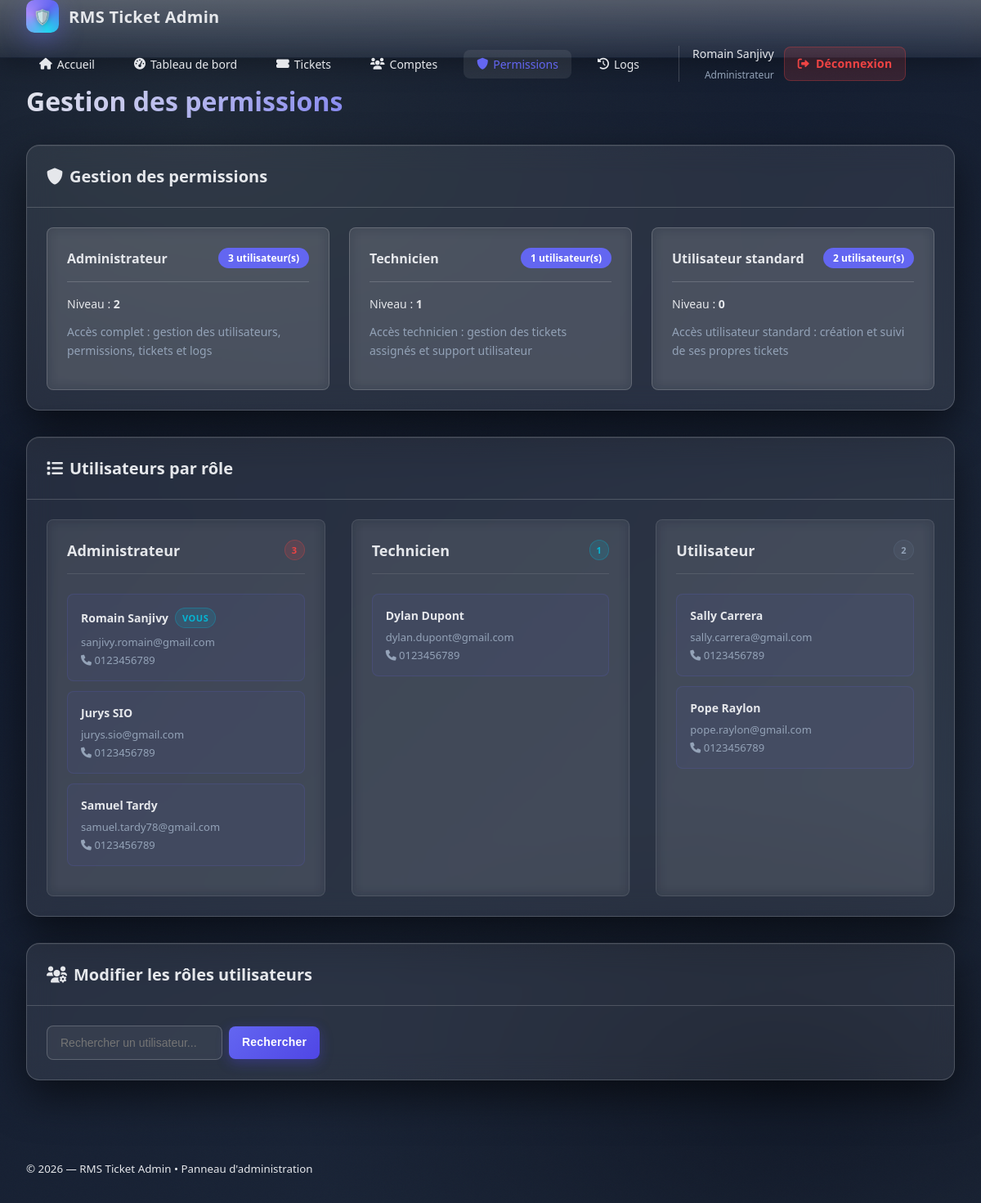
Page /AdminPanel/adminpanel.php?action=permissions (signed in) on the committed database.
### tables this page shows
CREATE TABLE `users` (
  `id` int(10) UNSIGNED NOT NULL,
  `username` varchar(50) NOT NULL,
  `nom` varchar(100) NOT NULL,
  `prenom` varchar(100) NOT NULL,
  `email` varchar(255) NOT NULL,
  `password_hash` varchar(255) NOT NULL,
  `numero_telephone` varchar(20) DEFAULT NULL,
  `droit` tinyint(1) NOT NULL DEFAULT 0,
  `created_at` timestamp NOT NULL DEFAULT current_timestamp()
);

### AdminPanel/adminpanel.php (the view, shortened to what this page needs)
<?php
function getConnection() {
    static $mysqli = null;
    if ($mysqli === null) {
        try {
            $mysqli = new mysqli(DB_HOST, DB_USER, DB_PASS, DB_NAME);
            $mysqli->set_charset(DB_CHARSET);
        } catch (Exception $e) {
            http_response_code(500);
            die('Erreur de connexion à la base de données.');
        }
    }
    return $mysqli;
}
function e(string $s): string {
    return htmlspecialchars($s, ENT_QUOTES | ENT_SUBSTITUTE, 'UTF-8');
}
function current_user(): ?array {
    $conn = getConnection();
    $stmt = $conn->prepare('SELECT * FROM users WHERE id = ?');
    $stmt->bind_param('i', $_SESSION['user_id']);
    $stmt->execute();
    $result = $stmt->get_result();
    return $result->fetch_assoc() ?: null;
}
function require_admin(): void {
    $user = current_user();
}
$action = $_GET['action'] ?? 'dashboard';
require_admin();
switch ($action) {
    case 'permissions':
        $roles = permissions_list();
        $users_by_role = users_by_role();
        page_layout('Gestion des permissions', permissions_view($roles, $users_by_role));
        break;
}
function permissions_list(): array {
    $conn = getConnection();
    return $conn->query("
        SELECT
            droit,
            COUNT(*) as user_count,
            CASE
                WHEN droit = 0 THEN 'Utilisateur standard'
                WHEN droit = 1 THEN 'Technicien'
                WHEN droit = 2 THEN 'Administrateur'
                ELSE 'Rôle personnalisé'
            END as role_name
        FROM users
        GROUP BY droit
        ORDER BY droit DESC
    ")->fetch_all(MYSQLI_ASSOC);
}
function users_by_role(): array {
    $conn = getConnection();
    $roles = [
        2 => 'Administrateur',
        1 => 'Technicien',
        0 => 'Utilisateur'
    ];
    $result = [];
    foreach ($roles as $droit => $role_name) {
        $stmt = $conn->prepare("SELECT * FROM users WHERE droit = ? ORDER BY nom, prenom");
        $stmt->bind_param('i', $droit);
        $stmt->execute();
        $users = $stmt->get_result()->fetch_all(MYSQLI_ASSOC);
        $result[$droit] = [
            'name' => $role_name,
            'users' => $users,
            'count' => count($users)
        ];
    }
    return $result;
}
function page_layout(string $title, string $content, array $opts = []): void {
    $current_user = current_user();
    $current_action = $_GET['action'] ?? 'dashboard';
?>
<!doctype html>
<html lang="fr">
<head>
    <link rel="stylesheet" href="adminpanel.css">
    <link href="https://cdnjs.cloudflare.com/ajax/libs/font-awesome/6.0.0/css/all.min.css" rel="stylesheet">
</head>
<body>
    <div class="noise"></div>
    <?php if (!($opts['hide_nav'] ?? false)): ?>
    <nav class="navbar">
        <div class="nav-container">
            <a href="../HomePage/index.php" class="nav-brand" style="text-decoration: none; color: inherit;">
                <div class="brand-logo">
                    <span>🛡️</span>
                </div>
                <div class="brand-text"><?= e(APP_NAME) ?></div>
            </a>
            <div class="nav-menu">
                <a href="../HomePage/index.php" class="nav-link">
                    <i class="fas fa-home"></i> Accueil
                </a>
                <a href="?action=dashboard" class="nav-link <?= $current_action === 'dashboard' ? 'active' : '' ?>">
                    <i class="fas fa-tachometer-alt"></i> Tableau de bord
                </a>
                <a href="?action=tickets" class="nav-link <?= $current_action === 'tickets' ? 'active' : '' ?>">
                    <i class="fas fa-ticket-alt"></i> Tickets
                </a>
                <a href="?action=users" class="nav-link <?= $current_action === 'users' ? 'active' : '' ?>">
                    <i class="fas fa-users"></i> Comptes
                </a>
                <?php if ($current_user['droit'] >= 2): ?>
                <a href="?action=permissions" class="nav-link <?= $current_action === 'permissions' ? 'active' : '' ?>">
                    <i class="fas fa-shield-alt"></i> Permissions
                </a>
                <?php endif; ?>
                <a href="?action=logs" class="nav-link <?= $current_action === 'logs' ? 'active' : '' ?>">
                    <i class="fas fa-history"></i> Logs
                </a>
                <div class="nav-user">
                    <div class="user-info">
                        <span class="user-name"><?= e($current_user['prenom'] . ' ' . $current_user['nom']) ?></span>
                        <span class="user-role">
                            <?php
                            switch($current_user['droit']) {
                                case 2: echo 'Administrateur'; break;
                            }
                            ?>
                        </span>
                    </div>
                    <a href="?action=logout" class="btn btn-logout">
                        <i class="fas fa-sign-out-alt"></i> Déconnexion
                    </a>
                </div>
            </div>
        </div>
  </nav>
<?php endif; ?>
    <main class="main-content">
<div class="container">
            <div class="page-header">
                <h1><?= e($title) ?></h1>
            </div>
  <?= $content ?>
</div>
    </main>
    <footer class="footer">
        <div class="container">
            <small>© <?= date('Y') ?> — <?= e(APP_NAME) ?> • Panneau d'administration</small>
        </div>
</footer>
</body>
</html>
<?php }
?>
<?php
function permissions_view($roles, $users_by_role = []): string {
?>
    <div class="card">
        <div class="card-header">
            <h3><i class="fas fa-shield-alt"></i> Gestion des permissions</h3>
        </div>
        <div class="card-content">
            <div class="permissions-grid">
                <?php foreach ($roles as $role): ?>
                <div class="permission-card">
                    <div class="permission-header">
                        <h4><?= e($role['role_name']) ?></h4>
                        <span class="user-count"><?= $role['user_count'] ?> utilisateur(s)</span>
                    </div>
                    <div class="permission-content">
                        <div class="permission-level">
                            Niveau : <strong><?= $role['droit'] ?></strong>
                        </div>
                        <div class="permission-description">
                            <?php
                            switch($role['droit']) {
                                case 2:
                                    echo "Accès complet : gestion des utilisateurs, permissions, tickets et logs";
                                    break;
                                case 1:
                                    echo "Accès technicien : gestion des tickets assignés et support utilisateur";
                                    break;
                                default:
                                    echo "Accès utilisateur standard : création et suivi de ses propres tickets";
                                    break;
                            }
                            ?>
                        </div>
                    </div>
                </div>
                <?php endforeach; ?>
            </div>
        </div>
    </div>
    <div class="card">
        <div class="card-header">
            <h3><i class="fas fa-list"></i> Utilisateurs par rôle</h3>
        </div>
        <div class="card-content">
            <div class="roles-users-grid">
                <?php foreach ($users_by_role as $droit => $role_data): ?>
                <div class="role-users-card">
                    <div class="role-users-header">
                        <h4><?= e($role_data['name']) ?></h4>
                        <span class="badge role-<?= $droit ?>"><?= $role_data['count'] ?></span>
                    </div>
                    <div class="role-users-content">
                        <?php if (empty($role_data['users'])): ?>
                            <p class="empty-state">Aucun utilisateur</p>
                        <?php else: ?>
                            <ul class="users-list">
                                <?php foreach ($role_data['users'] as $user): ?>
                                <li class="user-item">
                                    <div class="user-name">
                                        <strong><?= e($user['prenom'] . ' ' . $user['nom']) ?></strong>
                                        <?php if ($user['id'] == $_SESSION['user_id']): ?>
                                            <span class="badge badge-info">Vous</span>
                                        <?php endif; ?>
                                    </div>
                                    <div class="user-email"><?= e($user['email']) ?></div>
                                    <?php if ($user['numero_telephone']): ?>
                                    <div class="user-phone"><i class="fas fa-phone"></i> <?= e($user['numero_telephone']) ?></div>
                                    <?php endif; ?>
                                </li>
                                <?php endforeach; ?>
                            </ul>
                        <?php endif; ?>
                    </div>
                </div>
                <?php endforeach; ?>
            </div>
        </div>
    </div>
    <div class="card">
        <div class="card-header">
            <h3><i class="fas fa-users-cog"></i> Modifier les rôles utilisateurs</h3>
        </div>
        <div class="card-content">
            <form method="GET" class="search-form">
                <div class="search-group">
                    <input type="text" name="user_search" placeholder="Rechercher un utilisateur..." class="input">
                    <button type="submit" class="btn btn-primary">Rechercher</button>
                </div>
            </form>
        </div>
    </div>
<?php
    return ob_get_clean();
}
?>

### rows in the picture
users: prenom+nom "Romain Sanjivy", shows "VOUS", email "sanjivy.romain@gmail.com", numero_telephone "0123456789"
users: prenom+nom "Jurys SIO", email "jurys.sio@gmail.com", numero_telephone "0123456789"
users: prenom+nom "Samuel Tardy", email "samuel.tardy78@gmail.com", numero_telephone "0123456789"
users: prenom+nom "Dylan Dupont", email "dylan.dupont@gmail.com", numero_telephone "0123456789"
users: prenom+nom "Sally Carrera", email "sally.carrera@gmail.com", numero_telephone "0123456789"
users: prenom+nom "Pope Raylon", email "pope.raylon@gmail.com", numero_telephone "0123456789"

### other values in the picture
APP_NAME "RMS Ticket Admin"
$title "Gestion des permissions"
$role['role_name'] "Administrateur"
$role['user_count'] "3"
$role['droit'] "2"
$role['role_name'] "Technicien"
$role['user_count'] "1"
$role['droit'] "1"
$role['role_name'] "Utilisateur standard"
$role['user_count'] "2"
$role['droit'] "0"
$role_data['name'] "Administrateur"
$role_data['count'] "3"
$role_data['name'] "Technicien"
$role_data['count'] "1"
